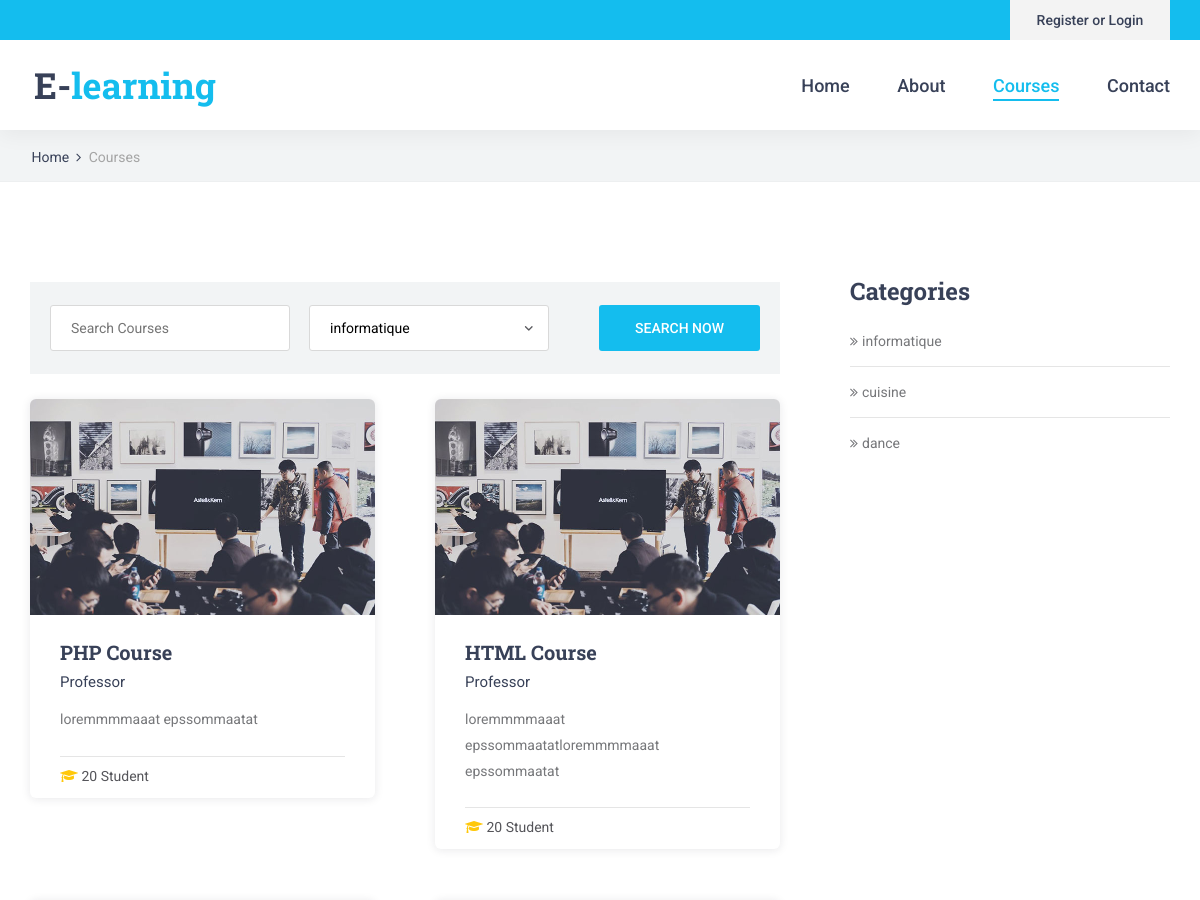
Before: /Student/course/course_list.php (upper part) with the older database file.
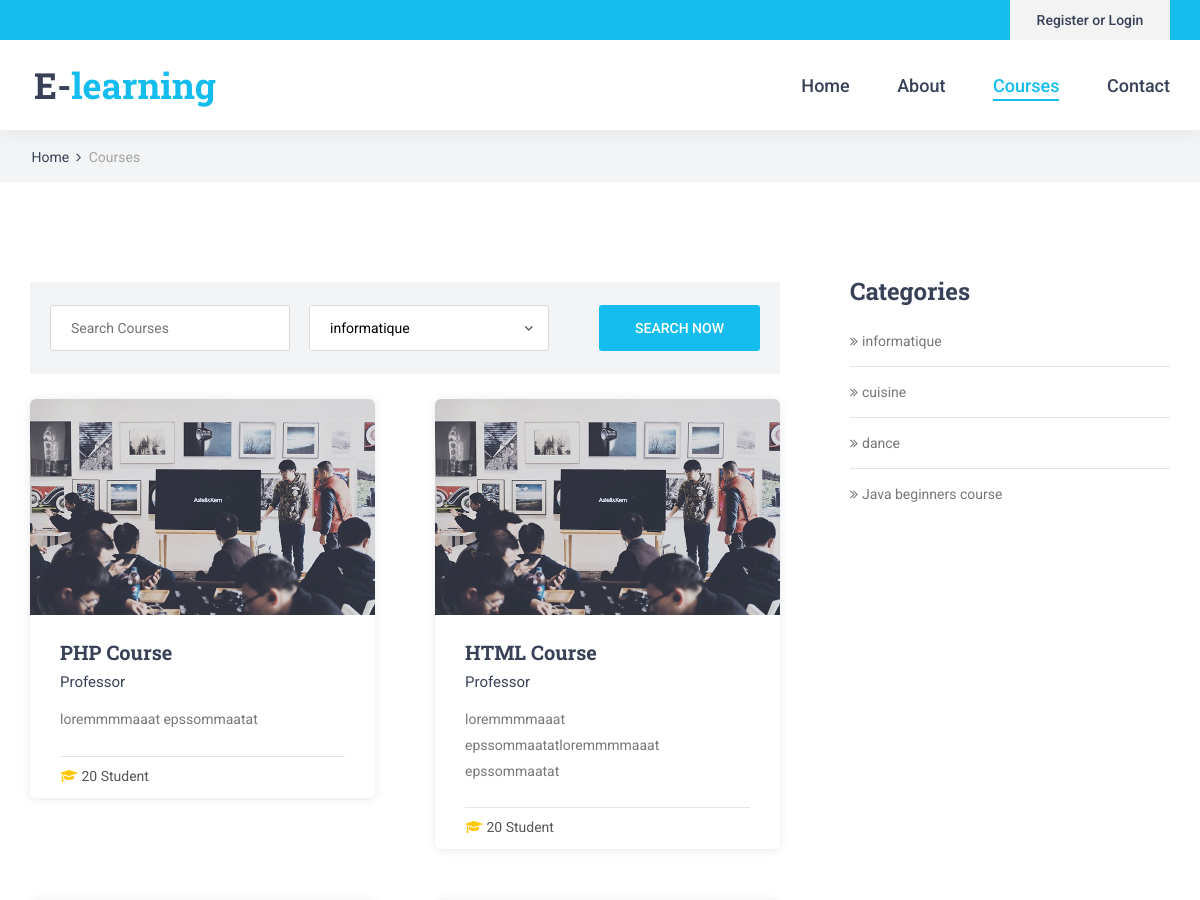
After: the same page with the newer database file.
### tables this page shows
CREATE TABLE IF NOT EXISTS `course` (
  `id_course` int(15) NOT NULL,
  `name` varchar(60) NOT NULL,
  `description` varchar(100) NOT NULL,
  `syllabus` varchar(100) NOT NULL,
  `id_prof` int(15) NOT NULL,
  `image_course` varchar(100) NOT NULL,
  `id_category` int(11) NOT NULL,
  PRIMARY KEY (`id_course`)
);

CREATE TABLE IF NOT EXISTS `account` (
  `id_account` int(15) NOT NULL AUTO_INCREMENT,
  `full_name` varchar(30) DEFAULT NULL,
  `email` varchar(35) DEFAULT NULL,
  `password` varchar(11) NOT NULL,
  `date` date NOT NULL,
  `type` varchar(11) NOT NULL,
  PRIMARY KEY (`id_account`)
);

CREATE TABLE IF NOT EXISTS `category` (
  `id_category` int(11) NOT NULL AUTO_INCREMENT,
  `label_category` varchar(100) NOT NULL,
  `description` varchar(200) DEFAULT NULL,
  `active` tinyint(1) NOT NULL DEFAULT '1',
  PRIMARY KEY (`id_category`)
);

### Student/course/course_list.php (the view, shortened to what this page needs)
<?php
    include_once("../../Database/db_connection.php");
?>
<!DOCTYPE html>
<html lang="en">
<head>
    <link rel="stylesheet" type="text/css" href="../styles/bootstrap4/bootstrap.min.css">
    <link href="../plugins/font-awesome-4.7.0/css/font-awesome.min.css" rel="stylesheet" type="text/css">
    <link href="../plugins/colorbox/colorbox.css" rel="stylesheet" type="text/css">
    <link rel="stylesheet" type="text/css" href="../plugins/OwlCarousel2-2.2.1/owl.carousel.css">
    <link rel="stylesheet" type="text/css" href="../plugins/OwlCarousel2-2.2.1/owl.theme.default.css">
    <link rel="stylesheet" type="text/css" href="../plugins/OwlCarousel2-2.2.1/animate.css">
    <link rel="stylesheet" type="text/css" href="../styles/courses.css">
    <link rel="stylesheet" type="text/css" href="../styles/courses_responsive.css">
</head>
<body>
    <div class="super_container">
        <header class="header">
            <div class="top_bar">
                <div class="top_bar_container">
                    <div class="container">
                        <div class="row">
                            <div class="col">
                                <div class="top_bar_content d-flex flex-row align-items-center justify-content-start">
                                    <div class="top_bar_login ml-auto">
                                        <div class="login_button"><a href="../signup/sign_up.php">Register or Login</a></div>
                                    </div>
                                </div>
                            </div>
                        </div>
                    </div>
                </div>
            </div>
            <div class="header_container">
                <div class="container">
                    <div class="row">
                        <div class="col">
                            <div class="header_content d-flex flex-row align-items-center justify-content-start">
                                <div class="logo_container">
                                    <a href="#">
                                        <div class="logo_text">E-<span>learning</span></div>
                                    </a>
                                </div>
                                <nav class="main_nav_contaner ml-auto">
                                    <ul class="main_nav">
                                        <li><a href="../index.php">Home</a></li>
                                        <li><a href="../general/about.php">About</a></li>
                                        <li class="active"><a href="course_list.php">Courses</a></li>
                                        <li><a href="../general/contact.php">Contact</a></li>
                                    </ul>
                                </nav>
                            </div>
                        </div>
                    </div>
                </div>
            </div>
        </header>
        <div class="home">
            <div class="breadcrumbs_container">
                <div class="container">
                    <div class="row">
                        <div class="col">
                            <div class="breadcrumbs">
                                <ul>
                                    <li><a href="index.html">Home</a></li>
                                    <li>Courses</li>
                                </ul>
                            </div>
                        </div>
                    </div>
                </div>
            </div>
        </div>
        <div class="courses">
            <div class="container">
                <div class="row">
                    <div class="col-lg-8">
                        <div class="courses_search_container">
                            <form action="#" id="courses_search_form" class="courses_search_form d-flex flex-row align-items-center justify-content-start">
                                <input type="search" class="courses_search_input" placeholder="Search Courses" required="required">
                                <select id="courses_search_select" class="courses_search_select courses_search_input">
                                <?php
                                    $cat = mysqli_query($conn, "SELECT * from category");
                                    if(mysqli_num_rows($cat) > 0){
                                        while($rowCat = mysqli_fetch_array($cat)){
                                            echo '<option>'.$rowCat["label_category"].'</option>';
                                        }
                                    }
                                ?>
                                </select>
                                <button action="submit" class="courses_search_button ml-auto">search now</button>
                            </form>
                        </div>
                        <div class="courses_container">
                            <div class="row courses_row">
                                <?php
                                    $course = mysqli_query($conn, "SELECT * from course");
                                    if(mysqli_num_rows($course) > 0){
                                        while($row = mysqli_fetch_array($course)){
                                            echo '
                                            <div class="col-lg-6 course_col">
                                            <div class="course">
                                            <div class="course_image"><img src="../../Admin/image_course/blog_4.jpg" alt=""></div>
                                            <div class="course_body">
                                                <h3 class="course_title"><a href="course.php">'.$row["name"].'</a></h3>';
                                            $id_prof = $row["id_prof"];
                                            $prof = mysqli_query($conn, "SELECT * from account where id_account = $id_prof");
                                            $row_account = mysqli_fetch_array($prof);
                                            echo '
                                                <div class="course_teacher">'.$row_account["full_name"].'</div>
                                                <div class="course_text">
                                                    <p>'.$row["description"].'</p>
                                                </div>
                                            </div>
                                            <div class="course_footer">
                                                <div class="course_footer_content d-flex flex-row align-items-center justify-content-start">
                                                    <div class="course_info">
                                                        <i class="fa fa-graduation-cap" aria-hidden="true"></i>
                                                        <span>20 Student</span>
                                                    </div>
                                                </div>
                                            </div>
                                        </div>
                                        </div>
                                            ';
                                        }
                                    }
                                ?>
                            </div>
                        </div>
                    </div>
                    <div class="col-lg-4">
                        <div class="sidebar">
                            <div class="sidebar_section">
                                <div class="sidebar_section_title">Categories</div>
                                <div class="sidebar_categories">
                                    <ul>
                                    <?php
                                        $cat = mysqli_query($conn, "SELECT * from category");
                                        if(mysqli_num_rows($cat) > 0){
                                            while($rowCat = mysqli_fetch_array($cat)){
                                                echo '
                                                <li><a href="#">'.$rowCat["label_category"].'</a></li>
                                                ';
                                            }
                                        }
                                    ?>
                                    </ul>
                                </div>
                            </div>
                        </div>
                    </div>
                </div>
            </div>
        </div>
    </div>
</body>
</html>

Changed rows visible on the page:
added category: label_category "Java beginners course"
